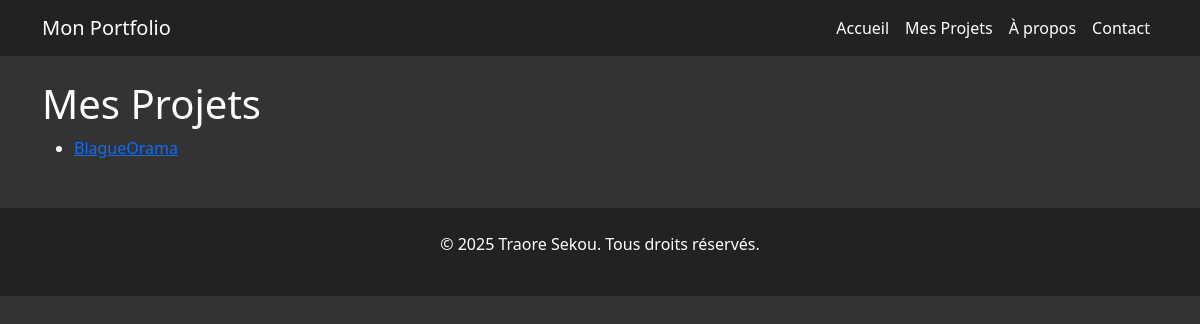
Page /dev95-Porfolio/project on the earlier database version.
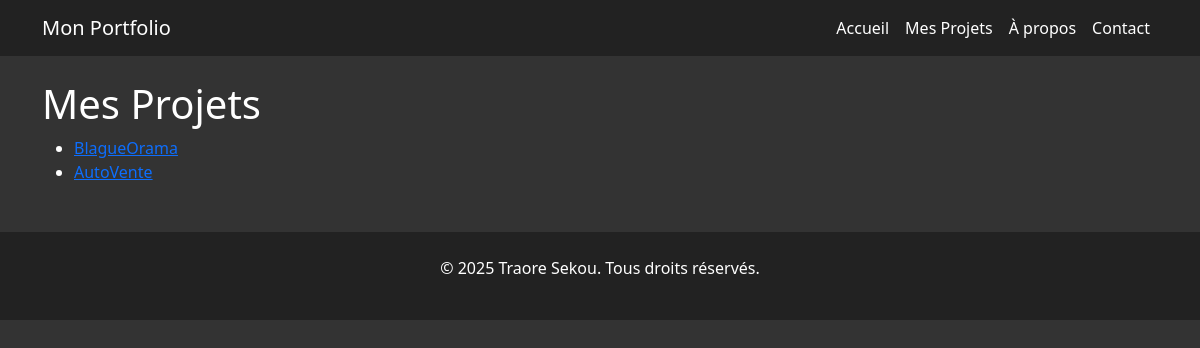
Same page on the later database version.
### Porfolio/models.py (models this page shows, shortened)
class Project(models.Model):
    title = models.CharField(max_length=200)
    description = models.TextField()
    technologies = models.CharField(max_length=200)
    date_created = models.DateTimeField(auto_now_add=True)
    github_link = models.URLField(blank=True, null=True)

### Porfolio/views.py (the view)
# urls.py: path('dev95-Porfolio/project', ProjectListView.as_view(), name='project_list'),  # Liste des projets
class ProjectListView(ListView):
    model = Project
    template_name = 'porfolio/project_list.html'
    context_object_name = 'projects'

### Porfolio/templates/porfolio/project_list.html
{% extends 'base.html' %}
{% block content %}
  <h1>Mes Projets</h1>
  <ul>
    {% for project in projects %}
      <li>
        <a href="{% url 'project_detail' project.pk %}">{{ project.title }}</a>
      </li>
    {% endfor %}
  </ul>
{% endblock %}

Differences in the rows shown:
added Project: title "AutoVente"
